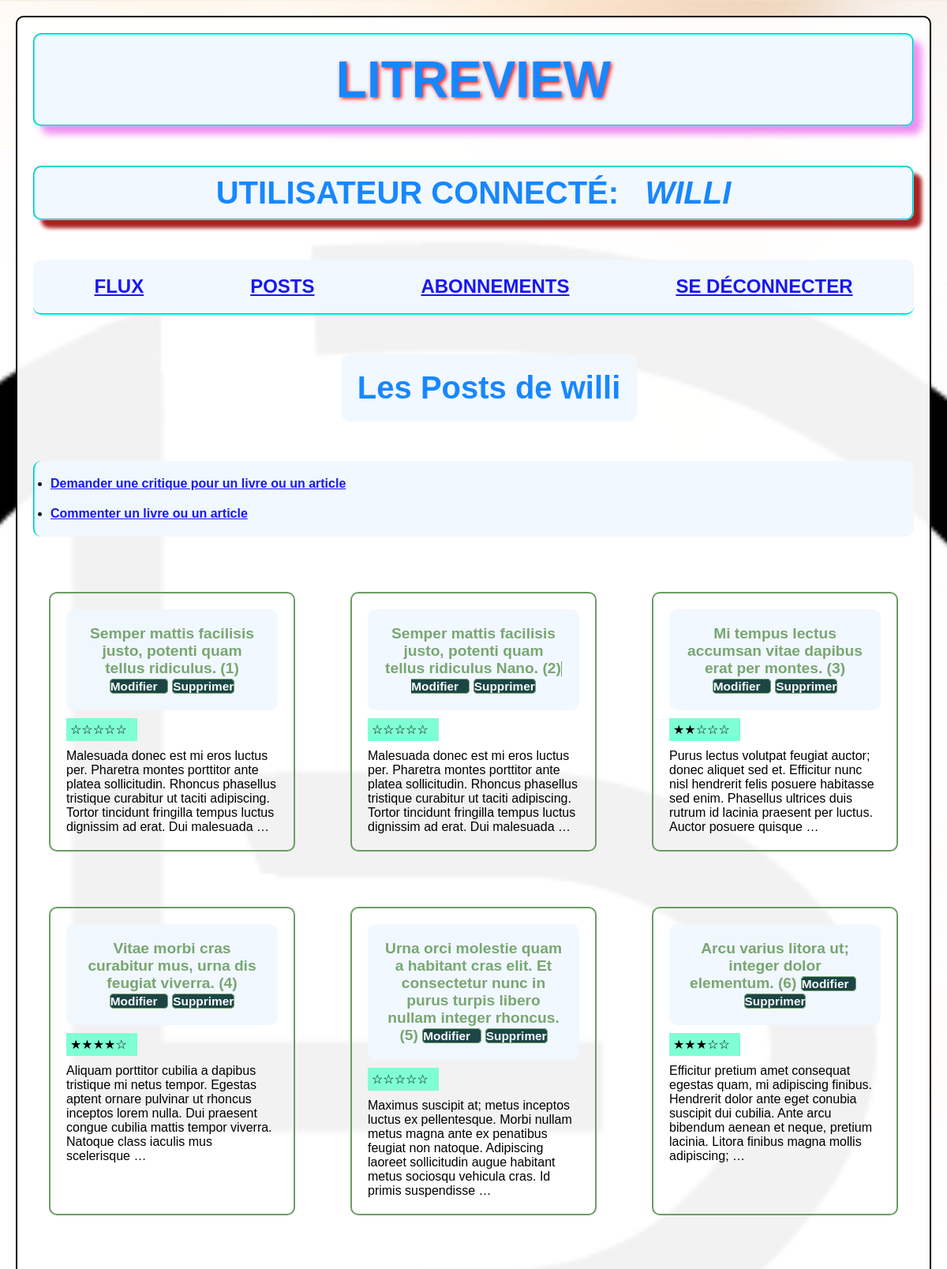
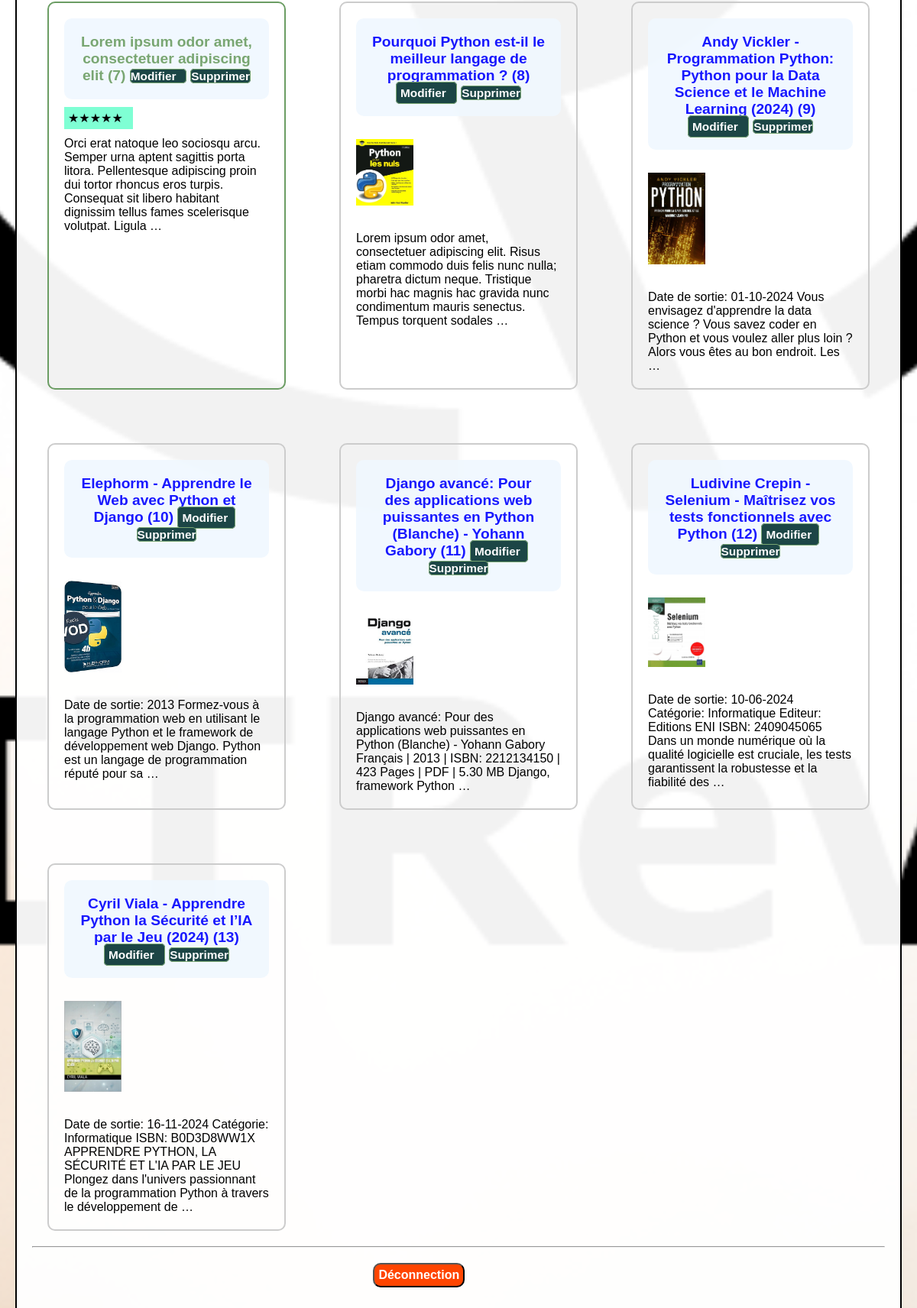
The app's page /feed/my-feed/ (signed in), older data (2 pictures, top to bottom).
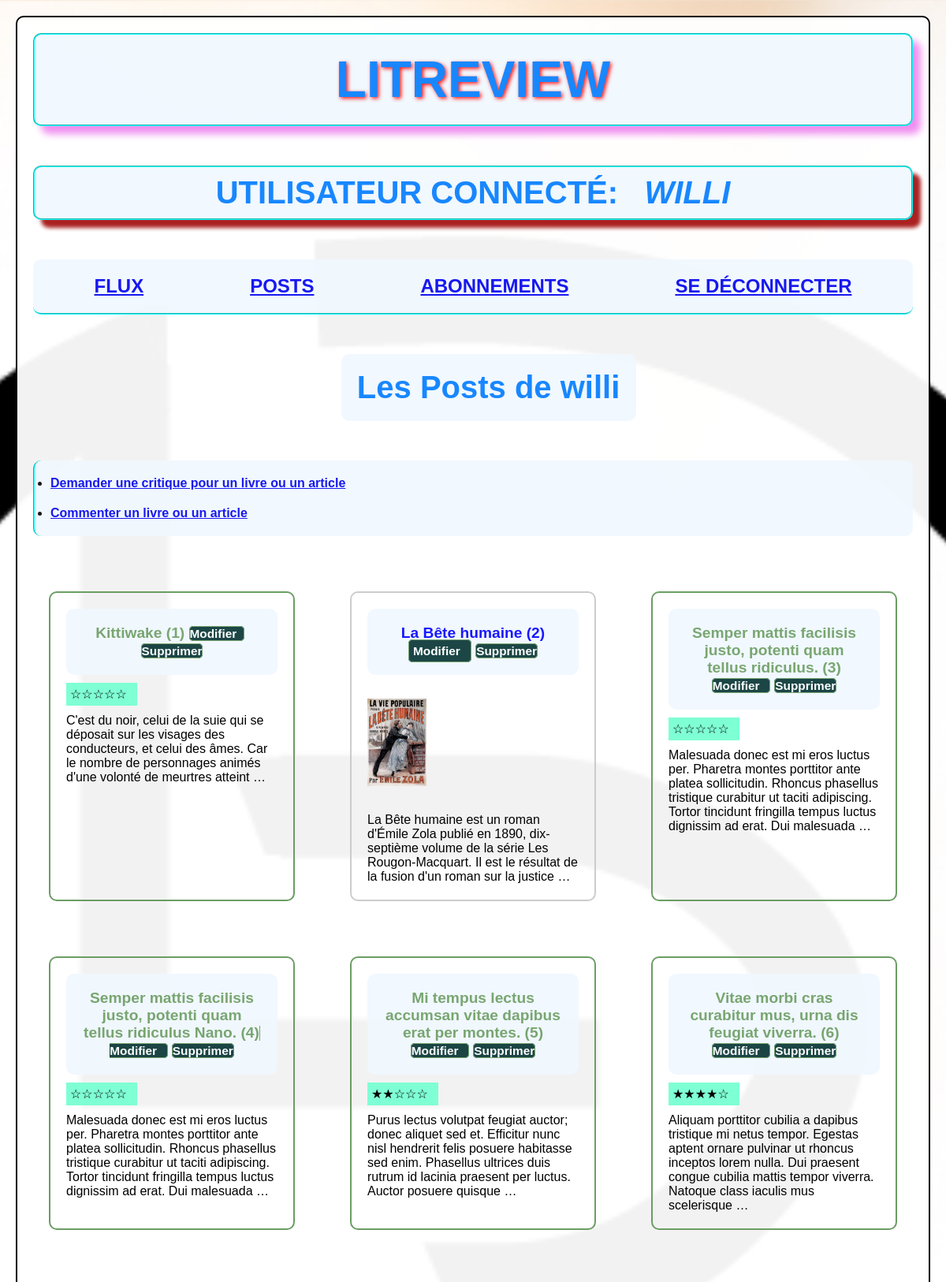
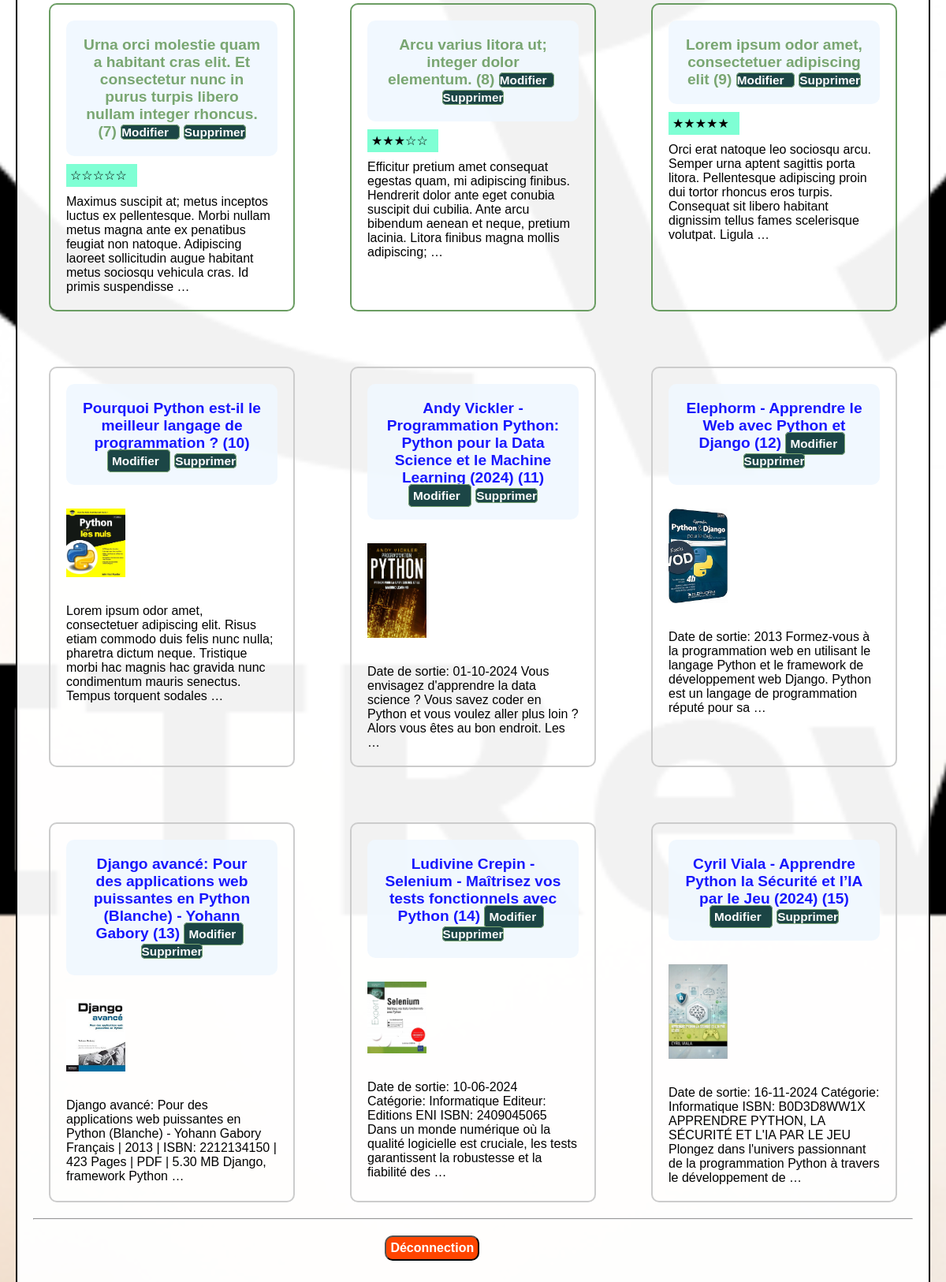
The same page, newer data (2 pictures, top to bottom).
### authentification/models.py (models this page shows)
class LitRevuUser(AbstractUser):
    class Meta:
        verbose_name = "Utilisateur de LITRevu"
        verbose_name_plural = "Utilisateurs de LITRevu"
    def __str__(self):
        return self.username

### blogpost/models.py (models this page shows, shortened)
class Review(models.Model):
    RATING_CHOICES = [
        (0, '☆☆☆☆☆'),
        (1, '★☆☆☆☆'),
        (2, '★★☆☆☆'),
        (3, '★★★☆☆'),
        (4, '★★★★☆'),
        (5, '★★★★★'),
    ]
    ticket = models.ForeignKey(to=Ticket, on_delete=models.CASCADE, related_name="reviews")
    rating = models.PositiveSmallIntegerField(
        choices=RATING_CHOICES,
        validators=[MinValueValidator(0), MaxValueValidator(5)],
        verbose_name="Note sur 5 étoiles",
    )
    user = models.ForeignKey(
        to=settings.AUTH_USER_MODEL, on_delete=models.CASCADE, related_name="reviews")
    headline = models.CharField(max_length=128, verbose_name="En-tête de la critique")
    slug = AutoSlugField(populate_from="headline", unique=True, max_length=256)
    body = models.TextField(max_length=8192, blank=True, verbose_name="Commentaires ")
    time_created = models.DateTimeField(auto_now_add=True, verbose_name="Date de publication de la critique")
    content_type = "REVIEW"
    class Meta:
        verbose_name = "Critique"
        ordering = ["-time_created"]

class Ticket(models.Model):
    title = models.CharField(max_length=128, verbose_name="Nom du livre ou de l'article")
    slug = AutoSlugField(unique=True, populate_from="title", max_length=256)
    description = models.TextField(
        max_length=2048, blank=True, verbose_name="Description du livre ou de l'article")
    user = models.ForeignKey(
        to=settings.AUTH_USER_MODEL,
        on_delete=models.CASCADE,
        related_name="tickets",
        verbose_name="Utilisateur",
        null=True
        )
    time_created = models.DateTimeField(
        auto_now_add=True,
        verbose_name="Date de la demande de la critique sur un livre/article"
        )
    image = models.ImageField(
        null=True, blank=True,
        upload_to='ticket_images/',
        verbose_name="Image du livre/article",
        default="ticket_images/django.png",
        )
    content_type = "TICKET"
    class Meta:
        verbose_name = "Livre ou Article"
        ordering = ["-time_created"]

### feed/views.py (the view)
# urls.py: path("my-feed/", MyFeedPageView.as_view(), name="my-feed"),
class MyFeedPageView(LoginRequiredMixin, TemplateView):
    template_name = 'feed/my_feed.html'
    def get_context_data(self, **kwargs):
        posts = chain(self.request.user.tickets.all(), self.request.user.reviews.all())
        kwargs['posts'] = sorted(
            posts,
            key=lambda post: post.time_created,
            reverse=True
            )
        return super().get_context_data(**kwargs)

### feed/templates/feed/my_feed.html (shortened to what this page needs)
{% extends "base.html" %}
{% load static %}
{% block content %}
    <h2 class="feed-title">Les Posts de {{ request.user }}</h2>
    <ul class="nav-list-vertical">
        <li><a href="{% url 'flux:ticket-create' %}" class="feed-nav-items">Demander une critique pour un livre ou un article</a></li>
        <li><a href="{% url 'flux:ticket-create-aio' %}" class="feed-nav-items">Commenter un livre ou un article</a></li>
    </ul>
    <div class="grid-container">
        {% for post in posts %}
            {% if post.content_type == 'TICKET' %}
                {% include 'feed/ticket_snippet.html' %}
            {% elif post.content_type == 'REVIEW' %}
                {% include 'feed/review_snippet.html' %}
            {% endif %}
        {% endfor %}
    </div>
{% endblock %}

### templates/base.html (shortened to what this page needs)
<!DOCTYPE html>
{% load static %}
<html lang="fr">
<head>
    <link rel="stylesheet" href="{% static 'css/styles.css' %}">
</head>
<body id="base">
    {% if user.is_authenticated %}
    <header>
            <h1 class="site-title">LitReview</h1>
            <h2 id="connected-user">Utilisateur connecté: &nbsp; <em>{{ request.user}}</em> </h2>
            <nav>
                <ul id="basis-nav-list">
                    <li><a href="{% url 'feed:feed' %}" class="basis-nav-element">Flux</a></li>
                    <li><a href="{% url 'feed:my-feed' %}" class="basis-nav-element">Posts</a></li>
                    <li><a href="{% url 'follow:follow' %}" class="basis-nav-element">Abonnements</a></li>
                    <li><a href="{% url 'auth:logout_fct' %}" class="basis-nav-element">Se déconnecter</a></li>
                </ul>
            </nav>
    </header>
    <main>
        {% block content %}{% endblock %}
        <hr>
    </main>
    <footer>
        <form action="{% url 'auth:logout' %}" method="POST">
            <input type="submit" value="Déconnection" id="footer-logout">
        </form>
    </footer>
    {% endif %}
<body>
</html>

### feed/templates/feed/review_snippet.html
<div class="review-list-element">
<a href="{% url 'flux:ticket-review-detail' ticket_slug=post.ticket.slug slug=post.slug %}" class="detail-link">
    <h4>
        {{ post.headline }} ({{ forloop.counter }})
        {% if post.user == request.user %}
        <a href="{% url 'flux:ticket-review-update' ticket_slug=post.ticket.slug slug=post.slug %}" class="edit-link">
            Modifier &nbsp;
        </a>
        <a href="{% url 'flux:ticket-review-delete' ticket_slug=post.ticket.slug slug=post.slug %}" class="delete-link">
            Supprimer
        </a>
        {% endif %}
    </h4>
</a>
<p class="rating">{{ post.get_rating_display }}</p>
<p>{{ post.body|truncatewords:30 }}</p>
</div>

### feed/templates/feed/ticket_snippet.html
<div class="ticket-snippet">
<a href="{% url 'flux:ticket-detail' slug=post.slug %}" class="ticket-snippet-link">
    <h4>
        {{ post.title }} ({{ forloop.counter }})
        {% if post.user == request.user %}
        <a href="{% url 'flux:ticket-update' slug=post.slug %}" class="ticket-snippet-link-1">
            Modifier&nbsp;
        </a>
        <a href="{% url 'flux:ticket-delete' slug=post.slug %}" class="ticket-snippet-link-2">
            Supprimer
        </a>
        {% endif %}
    </h4>
</a>
<img src="{{ post.image.url }}" alt="L'image de '{{ post.title }}'" width="75px" class="ticket-snippet-image">
<p>{{ post.description|truncatewords:30 }}</p>
</div>

### static/css/styles.css (style rules this page uses)
* { margin: 0; padding:0; }
html { font-family: 'Arial', sans-serif; background: url('images/LITrevu_banner.png') center; background-size: cover; }
body { margin: 20px; padding: 20px; background-color: rgba(255, 255, 255, 0.95); background-size: cover; border: 2px solid black; border-radius: 10px; }
h1 { font-size: 4em; font-weight: bold; color: #007bff; text-align: center; background-color: aliceblue; padding: 20px 0px 20px 0px; }
h2 { font-size: 2.5em; }
h4 { font-size: 1.2em; font-weight: bold; color: #007bff; text-align: center; background-color: aliceblue; padding: 20px 20px; border-radius: 10px; opacity: 0.9; }
#footer-logout { font-size: 1em; font-weight: bold; color: white; text-align: center; background-color: orangered; border-radius: 10px; padding: 5px; margin: 20px 40%; }
.grid-container { display: grid; grid-template-columns: repeat(auto-fill, minmax(300px, 1fr)); gap: 30px; }
.review-list-element { border: 2px solid #6b9d63; border-radius: 10px; margin: 20px; padding: 20px; text-decoration: none; list-style-type: none; }
.detail-link { text-decoration: none; color: #6b9d63; font-weight: bold; }
.edit-link { font-size: 0.8em; text-decoration: none; color: white; background-color: rgb(4, 50, 50); font-weight: bold; border: 1px solid #6b9d63; border-radius: 5px; margin-right: 5px; }
.delete-link { font-size: 0.8em; text-decoration: none; color: white; background-color: rgb(4, 50, 50); font-weight: bold; border: 1px solid #6b9d63; border-radius: 5px; }
.rating { margin: 10px 0; background-color: aquamarine; width: 80px; padding: 5px; }
.feed-title { width: 334px; font-weight: bold; color: #007bff; text-align: center; background-color: aliceblue; padding: 20px; margin: 0 0 50px 35%; border-radius: 10px; opacity: 0.9; }
.nav-list-vertical { display: flex; flex-direction: column; justify-content: space-between; font-weight: bold; flex-wrap: wrap; margin-bottom: 50px; background-color: aliceblue; padding: 20px 20px; border-left: 2px groove cyan; border-radius: 10px; gap: 20px; opacity: 0.9; }
#base { height: 100%; }
.site-title { text-transform: uppercase; text-shadow: 2px 2px 5px red; margin-bottom: 50px; border: 2px groove cyan; border-radius: 10px; box-shadow: 10px 10px 10px violet; opacity: 0.9; }
#connected-user { text-align: center; font-weight: bold; color: #007bff; background-color: aliceblue; padding: 10px 3px; border: 2px groove cyan; margin-bottom: 50px; border-radius: 10px; box-shadow: 10px 10px 5px #a10909; text-transform: uppercase; opacity: 0.9; }
#basis-nav-list { display: flex; flex-direction: row; justify-content: space-around; flex-wrap: wrap; list-style-type: none; text-decoration: none; margin-bottom: 50px; background-color: aliceblue; padding: 20px 20px; border-bottom: 2px groove cyan; border-radius: 10px; gap: 20px; opacity: 0.9; }
.basis-nav-element { text-transform: uppercase; font-size: 1.5em; font-weight: bold; }
.ticket-snippet { border: 2px solid #ccc; border-radius: 10px; margin: 20px; padding: 20px; }
.ticket-snippet-link { text-decoration: none; color: blue; font-weight: bold; margin-bottom: 50px; }
.ticket-snippet-link-1 { font-size: 0.8em; text-decoration: none; color: white; background-color: rgb(4, 50, 50); font-weight: bold; border: 1px solid #6b9d63; border-radius: 5px; margin-right: 5px; padding: 5px; }
.ticket-snippet-link-2 { font-size: 0.8em; text-decoration: none; color: white; background-color: rgb(4, 50, 50); font-weight: bold; border: 1px solid #6b9d63; border-radius: 5px; }
.ticket-snippet-image { margin: 30px 0; }

Row changes from the older to the newer data that the page shows:
added Review: headline "Kittiwake", shows "Modifier", rating "☆☆☆☆☆", body "C'est du noir, celui de la suie qui se déposait sur les visages des conducteurs, et celui des âmes. Car le nombre de personnages animés d'une volonté de meurtres atteint …"
added Ticket: title "La Bête humaine", shows "Modifier", image (picture), description "La Bête humaine est un roman d'Émile Zola publié en 1890, dix-septième volume de la série Les Rougon-Macquart. Il est le résultat de la fusion d'un roman sur la justice …"
